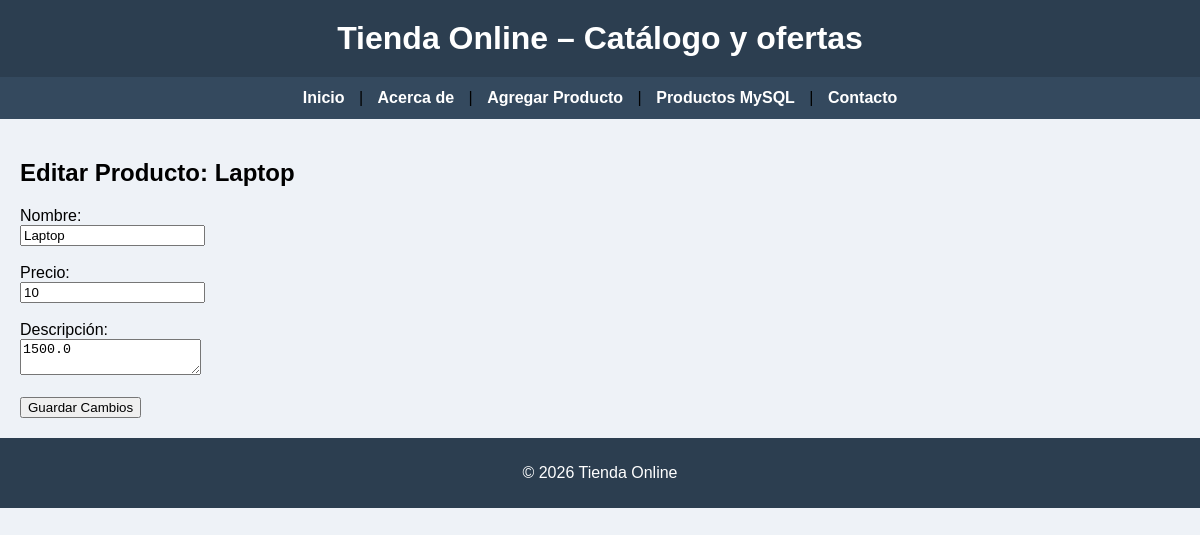
The page /editar/1 on the database its author committed.
### tables this page shows
CREATE TABLE productos (
            id INTEGER PRIMARY KEY AUTOINCREMENT,
            nombre TEXT NOT NULL,
            cantidad INTEGER NOT NULL,
            precio REAL NOT NULL
        );

### app.py (the view)
@app.route("/editar/<int:id>", methods=["GET", "POST"])
def editar(id):
    if request.method == "POST":
        nombre = request.form["nombre"]
        precio = request.form["precio"]
        descripcion = request.form["descripcion"]
        actualizar_producto(id, nombre, precio, descripcion)
        return redirect(url_for("home"))
    productos = obtener_productos()
    producto = [p for p in productos if p[0] == id][0]
    return render_template("editar.html", producto=producto)

### database.py (called while the page is built)
def conectar():
    return sqlite3.connect("tienda.db")

def obtener_productos():
    conexion = conectar()
    cursor = conexion.cursor()
    cursor.execute("SELECT * FROM productos")
    productos = cursor.fetchall()
    conexion.close()
    return productos

### templates/editar.html (shortened to what this page needs)
{% extends "base.html" %}
{% block content %}
<h2>Editar Producto: {{ producto[1] }}</h2>
<form method="POST">
    <label>Nombre:</label><br>
    <input type="text" name="nombre" value="{{ producto[1] }}" required><br><br>
    <label>Precio:</label><br>
    <input type="number" step="0.01" name="precio" value="{{ producto[2] }}" required><br><br>
    <label>Descripción:</label><br>
    <textarea name="descripcion">{{ producto[3] }}</textarea><br><br>
    <button type="submit">Guardar Cambios</button>
</form>
{% endblock %}

### static/styles.css (style rules this page uses)
body { font-family: Arial, Helvetica, sans-serif; background:#eef2f7; margin:0; }

### rows shown on the page
productos: nombre "Laptop", precio "10", descripcion "1500.0"
